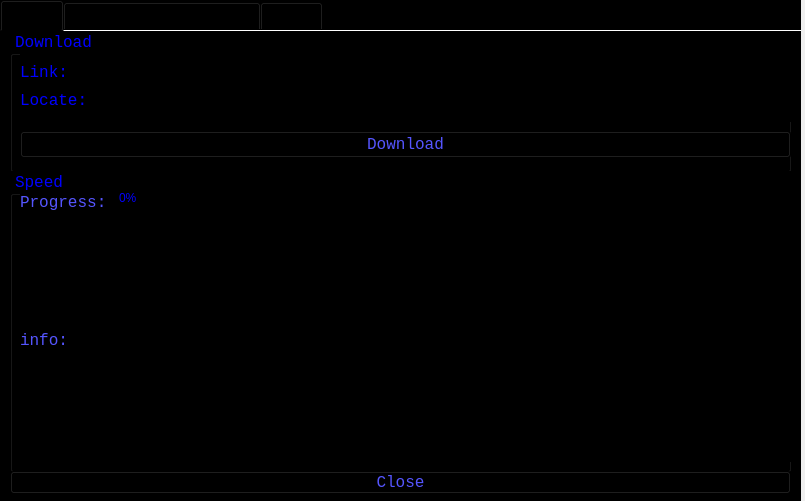
<?xml version="1.0" encoding="UTF-8"?>
<ui version="4.0">
 <class>MainWindow</class>
 <widget class="QMainWindow" name="MainWindow">
  <property name="geometry">
   <rect>
    <x>0</x>
    <y>0</y>
    <width>805</width>
    <height>501</height>
   </rect>
  </property>
  <property name="minimumSize">
   <size>
    <width>805</width>
    <height>501</height>
   </size>
  </property>
  <property name="maximumSize">
   <size>
    <width>805</width>
    <height>501</height>
   </size>
  </property>
  <property name="sizeIncrement">
   <size>
    <width>805</width>
    <height>501</height>
   </size>
  </property>
  <property name="baseSize">
   <size>
    <width>805</width>
    <height>501</height>
   </size>
  </property>
  <property name="font">
   <font>
    <family>Consolas</family>
    <pointsize>14</pointsize>
   </font>
  </property>
  <property name="windowTitle">
   <string>Downlodaer</string>
  </property>
  <property name="windowIcon">
   <iconset theme="1">
    <normaloff>C:/Users/Administrator/.designer/backup</normaloff>C:/Users/Administrator/.designer/backup</iconset>
  </property>
  <widget class="QWidget" name="centralwidget">
   <widget class="QTabWidget" name="tabWidget">
    <property name="geometry">
     <rect>
      <x>0</x>
      <y>0</y>
      <width>801</width>
      <height>501</height>
     </rect>
    </property>
    <property name="minimumSize">
     <size>
      <width>801</width>
      <height>501</height>
     </size>
    </property>
    <property name="maximumSize">
     <size>
      <width>801</width>
      <height>501</height>
     </size>
    </property>
    <property name="font">
     <font>
      <family>Consolas</family>
      <pointsize>12</pointsize>
     </font>
    </property>
    <property name="focusPolicy">
     <enum>Qt::TabFocus</enum>
    </property>
    <property name="contextMenuPolicy">
     <enum>Qt::DefaultContextMenu</enum>
    </property>
    <property name="styleSheet">
     <string notr="true">background-color: black;
border-color: rgb(0, 0, 0);
border-top-color: rgb(0, 0, 0);
border-right-color: rgb(0, 0, 0);
border-bottom-color: rgb(0, 0, 0);
border-left-color: rgb(0, 0, 0);
selection-background-color: rgb(0, 0, 0);</string>
    </property>
    <property name="currentIndex">
     <number>0</number>
    </property>
    <property name="elideMode">
     <enum>Qt::ElideMiddle</enum>
    </property>
    <property name="documentMode">
     <bool>true</bool>
    </property>
    <property name="tabsClosable">
     <bool>false</bool>
    </property>
    <property name="movable">
     <bool>true</bool>
    </property>
    <widget class="QWidget" name="tab">
     <property name="cursor">
      <cursorShape>ArrowCursor</cursorShape>
     </property>
     <property name="autoFillBackground">
      <bool>false</bool>
     </property>
     <property name="styleSheet">
      <string notr="true">color: black;</string>
     </property>
     <attribute name="title">
      <string>Main</string>
     </attribute>
     <widget class="QGroupBox" name="groupBox">
      <property name="geometry">
       <rect>
        <x>10</x>
        <y>0</y>
        <width>781</width>
        <height>141</height>
       </rect>
      </property>
      <property name="font">
       <font>
        <family>Consolas</family>
        <pointsize>12</pointsize>
        <weight>50</weight>
        <italic>false</italic>
        <bold>false</bold>
       </font>
      </property>
      <property name="styleSheet">
       <string notr="true">color:blue;
font: 12pt &quot;Consolas&quot;;</string>
      </property>
      <property name="title">
       <string>Download</string>
      </property>
      <widget class="QWidget" name="verticalLayoutWidget_3">
       <property name="geometry">
        <rect>
         <x>10</x>
         <y>20</y>
         <width>771</width>
         <height>71</height>
        </rect>
       </property>
       <layout class="QVBoxLayout" name="verticalLayout_3">
        <item>
         <layout class="QHBoxLayout" name="horizontalLayout">
          <item>
           <layout class="QVBoxLayout" name="verticalLayout">
            <item>
             <widget class="QLabel" name="label">
              <property name="palette">
               <palette>
                <active>
                 <colorrole role="WindowText">
                  <brush brushstyle="SolidPattern">
                   <color alpha="255">
                    <red>0</red>
                    <green>0</green>
                    <blue>255</blue>
                   </color>
                  </brush>
                 </colorrole>
                 <colorrole role="Button">
                  <brush brushstyle="SolidPattern">
                   <color alpha="255">
                    <red>0</red>
                    <green>0</green>
                    <blue>0</blue>
                   </color>
                  </brush>
                 </colorrole>
                 <colorrole role="Text">
                  <brush brushstyle="SolidPattern">
                   <color alpha="255">
                    <red>0</red>
                    <green>0</green>
                    <blue>255</blue>
                   </color>
                  </brush>
                 </colorrole>
                 <colorrole role="ButtonText">
                  <brush brushstyle="SolidPattern">
                   <color alpha="255">
                    <red>0</red>
                    <green>0</green>
                    <blue>255</blue>
                   </color>
                  </brush>
                 </colorrole>
                 <colorrole role="Base">
                  <brush brushstyle="SolidPattern">
                   <color alpha="255">
                    <red>0</red>
                    <green>0</green>
                    <blue>0</blue>
                   </color>
                  </brush>
                 </colorrole>
                 <colorrole role="Window">
                  <brush brushstyle="SolidPattern">
                   <color alpha="255">
                    <red>0</red>
                    <green>0</green>
                    <blue>0</blue>
                   </color>
                  </brush>
                 </colorrole>
                 <colorrole role="Highlight">
                  <brush brushstyle="SolidPattern">
                   <color alpha="255">
                    <red>0</red>
                    <green>0</green>
                    <blue>0</blue>
                   </color>
                  </brush>
                 </colorrole>
                 <colorrole role="PlaceholderText">
                  <brush brushstyle="NoBrush">
                   <color alpha="128">
                    <red>0</red>
                    <green>0</green>
                    <blue>255</blue>
                   </color>
                  </brush>
                 </colorrole>
                </active>
                <inactive>
                 <colorrole role="WindowText">
                  <brush brushstyle="SolidPattern">
                   <color alpha="255">
                    <red>0</red>
                    <green>0</green>
                    <blue>255</blue>
                   </color>
                  </brush>
                 </colorrole>
                 <colorrole role="Button">
                  <brush brushstyle="SolidPattern">
                   <color alpha="255">
                    <red>0</red>
                    <green>0</green>
                    <blue>0</blue>
                   </color>
                  </brush>
                 </colorrole>
                 <colorrole role="Text">
                  <brush brushstyle="SolidPattern">
                   <color alpha="255">
                    <red>0</red>
                    <green>0</green>
                    <blue>255</blue>
                   </color>
                  </brush>
                 </colorrole>
                 <colorrole role="ButtonText">
                  <brush brushstyle="SolidPattern">
                   <color alpha="255">
                    <red>0</red>
                    <green>0</green>
                    <blue>255</blue>
                   </color>
                  </brush>
                 </colorrole>
                 <colorrole role="Base">
                  <brush brushstyle="SolidPattern">
                   <color alpha="255">
                    <red>0</red>
                    <green>0</green>
                    <blue>0</blue>
                   </color>
                  </brush>
                 </colorrole>
                 <colorrole role="Window">
                  <brush brushstyle="SolidPattern">
                   <color alpha="255">
                    <red>0</red>
                    <green>0</green>
                    <blue>0</blue>
                   </color>
                  </brush>
                 </colorrole>
                 <colorrole role="Highlight">
                  <brush brushstyle="SolidPattern">
                   <color alpha="255">
                    <red>0</red>
                    <green>0</green>
                    <blue>0</blue>
                   </color>
                  </brush>
                 </colorrole>
                 <colorrole role="PlaceholderText">
                  <brush brushstyle="NoBrush">
                   <color alpha="128">
                    <red>0</red>
                    <green>0</green>
                    <blue>255</blue>
                   </color>
                  </brush>
                 </colorrole>
                </inactive>
                <disabled>
                 <colorrole role="WindowText">
                  <brush brushstyle="SolidPattern">
                   <color alpha="255">
                    <red>0</red>
                    <green>0</green>
                    <blue>255</blue>
                   </color>
                  </brush>
                 </colorrole>
                 <colorrole role="Button">
                  <brush brushstyle="SolidPattern">
                   <color alpha="255">
                    <red>0</red>
                    <green>0</green>
                    <blue>0</blue>
                   </color>
                  </brush>
                 </colorrole>
                 <colorrole role="Text">
                  <brush brushstyle="SolidPattern">
                   <color alpha="255">
                    <red>0</red>
                    <green>0</green>
                    <blue>255</blue>
                   </color>
                  </brush>
                 </colorrole>
                 <colorrole role="ButtonText">
                  <brush brushstyle="SolidPattern">
                   <color alpha="255">
                    <red>0</red>
                    <green>0</green>
                    <blue>255</blue>
                   </color>
                  </brush>
                 </colorrole>
                 <colorrole role="Base">
                  <brush brushstyle="SolidPattern">
                   <color alpha="255">
                    <red>0</red>
                    <green>0</green>
                    <blue>0</blue>
                   </color>
                  </brush>
                 </colorrole>
                 <colorrole role="Window">
                  <brush brushstyle="SolidPattern">
                   <color alpha="255">
                    <red>0</red>
                    <green>0</green>
                    <blue>0</blue>
                   </color>
                  </brush>
                 </colorrole>
                 <colorrole role="Highlight">
                  <brush brushstyle="SolidPattern">
                   <color alpha="255">
                    <red>0</red>
                    <green>0</green>
                    <blue>0</blue>
                   </color>
                  </brush>
                 </colorrole>
                 <colorrole role="PlaceholderText">
                  <brush brushstyle="NoBrush">
                   <color alpha="128">
                    <red>0</red>
                    <green>0</green>
                    <blue>255</blue>
                   </color>
                  </brush>
                 </colorrole>
                </disabled>
               </palette>
              </property>
              <property name="font">
               <font>
                <family>Consolas</family>
                <pointsize>12</pointsize>
                <weight>50</weight>
                <italic>false</italic>
                <bold>false</bold>
               </font>
              </property>
              <property name="text">
               <string>Link:</string>
              </property>
             </widget>
            </item>
            <item>
             <widget class="QLabel" name="label_2">
              <property name="palette">
               <palette>
                <active>
                 <colorrole role="WindowText">
                  <brush brushstyle="SolidPattern">
                   <color alpha="255">
                    <red>0</red>
                    <green>0</green>
                    <blue>255</blue>
                   </color>
                  </brush>
                 </colorrole>
                 <colorrole role="Button">
                  <brush brushstyle="SolidPattern">
                   <color alpha="255">
                    <red>0</red>
                    <green>0</green>
                    <blue>0</blue>
                   </color>
                  </brush>
                 </colorrole>
                 <colorrole role="Text">
                  <brush brushstyle="SolidPattern">
                   <color alpha="255">
                    <red>0</red>
                    <green>0</green>
                    <blue>255</blue>
                   </color>
                  </brush>
                 </colorrole>
                 <colorrole role="ButtonText">
                  <brush brushstyle="SolidPattern">
                   <color alpha="255">
                    <red>0</red>
                    <green>0</green>
                    <blue>255</blue>
                   </color>
                  </brush>
                 </colorrole>
                 <colorrole role="Base">
                  <brush brushstyle="SolidPattern">
                   <color alpha="255">
                    <red>0</red>
                    <green>0</green>
                    <blue>0</blue>
                   </color>
                  </brush>
                 </colorrole>
                 <colorrole role="Window">
                  <brush brushstyle="SolidPattern">
                   <color alpha="255">
                    <red>0</red>
                    <green>0</green>
                    <blue>0</blue>
                   </color>
                  </brush>
                 </colorrole>
                 <colorrole role="Highlight">
                  <brush brushstyle="SolidPattern">
                   <color alpha="255">
                    <red>0</red>
                    <green>0</green>
                    <blue>0</blue>
                   </color>
                  </brush>
                 </colorrole>
                 <colorrole role="PlaceholderText">
                  <brush brushstyle="NoBrush">
                   <color alpha="128">
                    <red>0</red>
                    <green>0</green>
                    <blue>255</blue>
                   </color>
                  </brush>
                 </colorrole>
                </active>
                <inactive>
                 <colorrole role="WindowText">
                  <brush brushstyle="SolidPattern">
                   <color alpha="255">
                    <red>0</red>
                    <green>0</green>
                    <blue>255</blue>
                   </color>
                  </brush>
                 </colorrole>
                 <colorrole role="Button">
                  <brush brushstyle="SolidPattern">
                   <color alpha="255">
                    <red>0</red>
                    <green>0</green>
                    <blue>0</blue>
                   </color>
                  </brush>
                 </colorrole>
                 <colorrole role="Text">
                  <brush brushstyle="SolidPattern">
                   <color alpha="255">
                    <red>0</red>
                    <green>0</green>
                    <blue>255</blue>
                   </color>
                  </brush>
                 </colorrole>
                 <colorrole role="ButtonText">
                  <brush brushstyle="SolidPattern">
                   <color alpha="255">
                    <red>0</red>
                    <green>0</green>
                    <blue>255</blue>
                   </color>
                  </brush>
                 </colorrole>
                 <colorrole role="Base">
                  <brush brushstyle="SolidPattern">
                   <color alpha="255">
                    <red>0</red>
                    <green>0</green>
                    <blue>0</blue>
                   </color>
                  </brush>
                 </colorrole>
                 <colorrole role="Window">
                  <brush brushstyle="SolidPattern">
                   <color alpha="255">
                    <red>0</red>
                    <green>0</green>
                    <blue>0</blue>
                   </color>
                  </brush>
                 </colorrole>
                 <colorrole role="Highlight">
                  <brush brushstyle="SolidPattern">
                   <color alpha="255">
                    <red>0</red>
                    <green>0</green>
                    <blue>0</blue>
                   </color>
                  </brush>
                 </colorrole>
                 <colorrole role="PlaceholderText">
                  <brush brushstyle="NoBrush">
                   <color alpha="128">
                    <red>0</red>
                    <green>0</green>
                    <blue>255</blue>
                   </color>
                  </brush>
                 </colorrole>
                </inactive>
                <disabled>
                 <colorrole role="WindowText">
                  <brush brushstyle="SolidPattern">
                   <color alpha="255">
                    <red>0</red>
                    <green>0</green>
                    <blue>255</blue>
                   </color>
                  </brush>
                 </colorrole>
                 <colorrole role="Button">
                  <brush brushstyle="SolidPattern">
                   <color alpha="255">
                    <red>0</red>
                    <green>0</green>
                    <blue>0</blue>
                   </color>
                  </brush>
                 </colorrole>
                 <colorrole role="Text">
                  <brush brushstyle="SolidPattern">
                   <color alpha="255">
                    <red>0</red>
                    <green>0</green>
                    <blue>255</blue>
                   </color>
                  </brush>
                 </colorrole>
                 <colorrole role="ButtonText">
                  <brush brushstyle="SolidPattern">
                   <color alpha="255">
                    <red>0</red>
                    <green>0</green>
                    <blue>255</blue>
                   </color>
                  </brush>
                 </colorrole>
                 <colorrole role="Base">
                  <brush brushstyle="SolidPattern">
                   <color alpha="255">
                    <red>0</red>
                    <green>0</green>
                    <blue>0</blue>
                   </color>
                  </brush>
                 </colorrole>
                 <colorrole role="Window">
                  <brush brushstyle="SolidPattern">
                   <color alpha="255">
                    <red>0</red>
                    <green>0</green>
                    <blue>0</blue>
                   </color>
                  </brush>
                 </colorrole>
                 <colorrole role="Highlight">
                  <brush brushstyle="SolidPattern">
                   <color alpha="255">
                    <red>0</red>
                    <green>0</green>
                    <blue>0</blue>
                   </color>
                  </brush>
                 </colorrole>
                 <colorrole role="PlaceholderText">
                  <brush brushstyle="NoBrush">
                   <color alpha="128">
                    <red>0</red>
                    <green>0</green>
                    <blue>255</blue>
                   </color>
                  </brush>
                 </colorrole>
                </disabled>
               </palette>
              </property>
              <property name="font">
               <font>
                <family>Consolas</family>
                <pointsize>12</pointsize>
                <weight>50</weight>
                <italic>false</italic>
                <bold>false</bold>
               </font>
              </property>
              <property name="text">
               <string>Locate:</string>
              </property>
             </widget>
            </item>
           </layout>
          </item>
          <item>
           <layout class="QVBoxLayout" name="verticalLayout_2">
            <item>
             <widget class="QLineEdit" name="lineEdit"/>
            </item>
            <item>
             <widget class="QLineEdit" name="lineEdit_2"/>
            </item>
           </layout>
          </item>
         </layout>
        </item>
       </layout>
      </widget>
      <widget class="QPushButton" name="pushButton">
       <property name="geometry">
        <rect>
         <x>10</x>
         <y>100</y>
         <width>771</width>
         <height>27</height>
        </rect>
       </property>
       <property name="font">
        <font>
         <family>Consolas</family>
         <pointsize>12</pointsize>
         <weight>50</weight>
         <italic>false</italic>
         <bold>false</bold>
        </font>
       </property>
       <property name="styleSheet">
        <string notr="true">color:rgb(85,85,255)</string>
       </property>
       <property name="text">
        <string>Download</string>
       </property>
      </widget>
     </widget>
     <widget class="QGroupBox" name="groupBox_2">
      <property name="geometry">
       <rect>
        <x>10</x>
        <y>140</y>
        <width>781</width>
        <height>301</height>
       </rect>
      </property>
      <property name="font">
       <font>
        <family>Consolas</family>
        <pointsize>12</pointsize>
        <weight>50</weight>
        <italic>false</italic>
        <bold>false</bold>
       </font>
      </property>
      <property name="styleSheet">
       <string notr="true">color:blue;
font: 12pt &quot;Consolas&quot;;</string>
      </property>
      <property name="title">
       <string>Speed</string>
      </property>
      <widget class="QWidget" name="gridLayoutWidget">
       <property name="geometry">
        <rect>
         <x>10</x>
         <y>20</y>
         <width>771</width>
         <height>271</height>
        </rect>
       </property>
       <layout class="QGridLayout" name="gridLayout">
        <item row="1" column="0">
         <widget class="QLabel" name="label_4">
          <property name="font">
           <font>
            <family>Consolas</family>
            <pointsize>12</pointsize>
            <weight>50</weight>
            <italic>false</italic>
            <bold>false</bold>
           </font>
          </property>
          <property name="styleSheet">
           <string notr="true">color:rgb(85,85,255)</string>
          </property>
          <property name="text">
           <string>info:</string>
          </property>
         </widget>
        </item>
        <item row="0" column="0">
         <widget class="QLabel" name="label_3">
          <property name="font">
           <font>
            <family>Consolas</family>
            <pointsize>12</pointsize>
            <weight>50</weight>
            <italic>false</italic>
            <bold>false</bold>
           </font>
          </property>
          <property name="styleSheet">
           <string notr="true">color:rgb(85,85,255)</string>
          </property>
          <property name="text">
           <string>Progress:</string>
          </property>
         </widget>
        </item>
        <item row="0" column="2">
         <widget class="QProgressBar" name="progressBar">
          <property name="palette">
           <palette>
            <active>
             <colorrole role="WindowText">
              <brush brushstyle="SolidPattern">
               <color alpha="255">
                <red>0</red>
                <green>0</green>
                <blue>255</blue>
               </color>
              </brush>
             </colorrole>
             <colorrole role="Button">
              <brush brushstyle="SolidPattern">
               <color alpha="255">
                <red>0</red>
                <green>0</green>
                <blue>0</blue>
               </color>
              </brush>
             </colorrole>
             <colorrole role="Light">
              <brush brushstyle="SolidPattern">
               <color alpha="255">
                <red>170</red>
                <green>170</green>
                <blue>127</blue>
               </color>
              </brush>
             </colorrole>
             <colorrole role="Text">
              <brush brushstyle="SolidPattern">
               <color alpha="255">
                <red>0</red>
                <green>0</green>
                <blue>255</blue>
               </color>
              </brush>
             </colorrole>
             <colorrole role="ButtonText">
              <brush brushstyle="SolidPattern">
               <color alpha="255">
                <red>0</red>
                <green>0</green>
                <blue>255</blue>
               </color>
              </brush>
             </colorrole>
             <colorrole role="Base">
              <brush brushstyle="SolidPattern">
               <color alpha="255">
                <red>0</red>
                <green>0</green>
                <blue>0</blue>
               </color>
              </brush>
             </colorrole>
             <colorrole role="Window">
              <brush brushstyle="SolidPattern">
               <color alpha="255">
                <red>0</red>
                <green>0</green>
                <blue>0</blue>
               </color>
              </brush>
             </colorrole>
             <colorrole role="Highlight">
              <brush brushstyle="SolidPattern">
               <color alpha="255">
                <red>0</red>
                <green>0</green>
                <blue>0</blue>
               </color>
              </brush>
             </colorrole>
             <colorrole role="PlaceholderText">
              <brush brushstyle="NoBrush">
               <color alpha="128">
                <red>0</red>
                <green>0</green>
                <blue>255</blue>
               </color>
              </brush>
             </colorrole>
            </active>
            <inactive>
             <colorrole role="WindowText">
              <brush brushstyle="SolidPattern">
               <color alpha="255">
                <red>0</red>
                <green>0</green>
                <blue>255</blue>
               </color>
              </brush>
             </colorrole>
             <colorrole role="Button">
              <brush brushstyle="SolidPattern">
               <color alpha="255">
                <red>0</red>
                <green>0</green>
                <blue>0</blue>
               </color>
              </brush>
             </colorrole>
             <colorrole role="Light">
              <brush brushstyle="SolidPattern">
               <color alpha="255">
                <red>170</red>
                <green>170</green>
                <blue>127</blue>
               </color>
              </brush>
             </colorrole>
             <colorrole role="Text">
              <brush brushstyle="SolidPattern">
               <color alpha="255">
                <red>0</red>
                <green>0</green>
                <blue>255</blue>
               </color>
              </brush>
             </colorrole>
             <colorrole role="ButtonText">
              <brush brushstyle="SolidPattern">
               <color alpha="255">
                <red>0</red>
                <green>0</green>
                <blue>255</blue>
               </color>
              </brush>
             </colorrole>
             <colorrole role="Base">
              <brush brushstyle="SolidPattern">
               <color alpha="255">
                <red>0</red>
                <green>0</green>
                <blue>0</blue>
               </color>
              </brush>
             </colorrole>
             <colorrole role="Window">
              <brush brushstyle="SolidPattern">
               <color alpha="255">
                <red>0</red>
                <green>0</green>
                <blue>0</blue>
               </color>
              </brush>
             </colorrole>
             <colorrole role="Highlight">
              <brush brushstyle="SolidPattern">
               <color alpha="255">
                <red>0</red>
                <green>0</green>
                <blue>0</blue>
               </color>
              </brush>
             </colorrole>
             <colorrole role="PlaceholderText">
              <brush brushstyle="NoBrush">
               <color alpha="128">
                <red>0</red>
                <green>0</green>
                <blue>255</blue>
               </color>
              </brush>
             </colorrole>
            </inactive>
            <disabled>
             <colorrole role="WindowText">
              <brush brushstyle="SolidPattern">
               <color alpha="255">
                <red>0</red>
                <green>0</green>
                <blue>255</blue>
               </color>
              </brush>
             </colorrole>
             <colorrole role="Button">
              <brush brushstyle="SolidPattern">
               <color alpha="255">
                <red>0</red>
                <green>0</green>
                <blue>0</blue>
               </color>
              </brush>
             </colorrole>
             <colorrole role="Light">
              <brush brushstyle="SolidPattern">
               <color alpha="255">
                <red>170</red>
                <green>170</green>
                <blue>127</blue>
               </color>
              </brush>
             </colorrole>
             <colorrole role="Text">
              <brush brushstyle="SolidPattern">
               <color alpha="255">
                <red>0</red>
                <green>0</green>
                <blue>255</blue>
               </color>
              </brush>
             </colorrole>
             <colorrole role="ButtonText">
              <brush brushstyle="SolidPattern">
               <color alpha="255">
                <red>0</red>
                <green>0</green>
                <blue>255</blue>
               </color>
              </brush>
             </colorrole>
             <colorrole role="Base">
              <brush brushstyle="SolidPattern">
               <color alpha="255">
                <red>0</red>
                <green>0</green>
                <blue>0</blue>
               </color>
              </brush>
             </colorrole>
             <colorrole role="Window">
              <brush brushstyle="SolidPattern">
               <color alpha="255">
                <red>0</red>
                <green>0</green>
                <blue>0</blue>
               </color>
              </brush>
             </colorrole>
             <colorrole role="Highlight">
              <brush brushstyle="SolidPattern">
               <color alpha="255">
                <red>0</red>
                <green>0</green>
                <blue>0</blue>
               </color>
              </brush>
             </colorrole>
             <colorrole role="PlaceholderText">
              <brush brushstyle="NoBrush">
               <color alpha="128">
                <red>0</red>
                <green>0</green>
                <blue>255</blue>
               </color>
              </brush>
             </colorrole>
            </disabled>
           </palette>
          </property>
          <property name="value">
           <number>0</number>
          </property>
         </widget>
        </item>
        <item row="1" column="1" colspan="2">
         <widget class="QTextBrowser" name="textBrowser">
          <property name="font">
           <font>
            <family>Consolas</family>
            <pointsize>12</pointsize>
            <weight>50</weight>
            <italic>false</italic>
            <bold>false</bold>
           </font>
          </property>
          <property name="styleSheet">
           <string notr="true">color:rgb(85,85,255)</string>
          </property>
         </widget>
        </item>
       </layout>
      </widget>
     </widget>
     <widget class="QPushButton" name="pushButton_2">
      <property name="geometry">
       <rect>
        <x>10</x>
        <y>440</y>
        <width>781</width>
        <height>23</height>
       </rect>
      </property>
      <property name="font">
       <font>
        <family>Consolas</family>
        <pointsize>12</pointsize>
       </font>
      </property>
      <property name="styleSheet">
       <string notr="true">color:rgb(85,85,255)</string>
      </property>
      <property name="text">
       <string>Close</string>
      </property>
     </widget>
    </widget>
    <widget class="QWidget" name="tab_2">
     <attribute name="title">
      <string>Settings and About</string>
     </attribute>
     <widget class="QTabWidget" name="tabWidget_2">
      <property name="geometry">
       <rect>
        <x>10</x>
        <y>270</y>
        <width>781</width>
        <height>181</height>
       </rect>
      </property>
      <property name="font">
       <font>
        <family>Consolas</family>
        <pointsize>12</pointsize>
        <weight>50</weight>
        <bold>false</bold>
       </font>
      </property>
      <property name="styleSheet">
       <string notr="true">color:rgb(85, 85, 255);
background-color: rgb(0, 0, 0);</string>
      </property>
      <property name="currentIndex">
       <number>0</number>
      </property>
      <property name="documentMode">
       <bool>true</bool>
      </property>
      <property name="movable">
       <bool>true</bool>
      </property>
      <widget class="QWidget" name="tab_3">
       <attribute name="title">
        <string>About</string>
       </attribute>
       <widget class="QWidget" name="verticalLayoutWidget_4">
        <property name="geometry">
         <rect>
          <x>10</x>
          <y>0</y>
          <width>761</width>
          <height>141</height>
         </rect>
        </property>
        <layout class="QVBoxLayout" name="verticalLayout_4">
         <item>
          <widget class="QGroupBox" name="groupBox_6">
           <property name="font">
            <font>
             <family>Consolas</family>
             <pointsize>12</pointsize>
            </font>
           </property>
           <property name="title">
            <string>Links</string>
           </property>
           <widget class="QPushButton" name="pushButton_3">
            <property name="geometry">
             <rect>
              <x>60</x>
              <y>30</y>
              <width>691</width>
              <height>23</height>
             </rect>
            </property>
            <property name="font">
             <font>
              <family>Consolas</family>
              <pointsize>12</pointsize>
             </font>
            </property>
            <property name="text">
             <string>Open Fast Link</string>
            </property>
           </widget>
           <widget class="QGroupBox" name="groupBox_5">
            <property name="geometry">
             <rect>
              <x>10</x>
              <y>70</y>
              <width>759</width>
              <height>67</height>
             </rect>
            </property>
            <property name="font">
             <font>
              <family>Consolas</family>
              <pointsize>12</pointsize>
             </font>
            </property>
            <property name="title">
             <string>About</string>
            </property>
            <widget class="QLabel" name="label_7">
             <property name="geometry">
              <rect>
               <x>60</x>
               <y>20</y>
               <width>681</width>
               <height>21</height>
              </rect>
             </property>
             <property name="font">
              <font>
               <family>Consolas</family>
               <pointsize>12</pointsize>
              </font>
             </property>
             <property name="text">
              <string>(c) 2021 import net.minecraft,All rights resirved.</string>
             </property>
            </widget>
           </widget>
          </widget>
         </item>
        </layout>
       </widget>
      </widget>
      <widget class="QWidget" name="tab_4">
       <attribute name="title">
        <string>Log</string>
       </attribute>
       <widget class="QTextBrowser" name="textBrowser_2">
        <property name="geometry">
         <rect>
          <x>0</x>
          <y>0</y>
          <width>761</width>
          <height>141</height>
         </rect>
        </property>
        <property name="font">
         <font>
          <family>Consolas</family>
          <pointsize>12</pointsize>
         </font>
        </property>
        <property name="styleSheet">
         <string notr="true">color:rgb(85,85,255)</string>
        </property>
       </widget>
      </widget>
     </widget>
     <widget class="QWidget" name="verticalLayoutWidget_5">
      <property name="geometry">
       <rect>
        <x>10</x>
        <y>0</y>
        <width>781</width>
        <height>271</height>
       </rect>
      </property>
      <layout class="QVBoxLayout" name="verticalLayout_5">
       <item>
        <widget class="QLabel" name="label_5">
         <property name="font">
          <font>
           <family>Consolas</family>
           <pointsize>20</pointsize>
          </font>
         </property>
         <property name="styleSheet">
          <string notr="true">color:rgb(85, 85, 255);</string>
         </property>
         <property name="text">
          <string>Version:v1.7rc1</string>
         </property>
        </widget>
       </item>
       <item>
        <widget class="QSlider" name="horizontalSlider">
         <property name="styleSheet">
          <string notr="true">color:blue;
background-color: rgb(0, 0, 0);
border-color: rgb(0, 0, 0);
selection-color: rgb(0, 0, 0);
alternate-background-color: rgb(0, 0, 0);</string>
         </property>
         <property name="maximum">
          <number>1000</number>
         </property>
         <property name="pageStep">
          <number>1</number>
         </property>
         <property name="orientation">
          <enum>Qt::Horizontal</enum>
         </property>
        </widget>
       </item>
       <item>
        <widget class="QGroupBox" name="groupBox_3">
         <property name="font">
          <font>
           <family>Consolas</family>
           <pointsize>12</pointsize>
          </font>
         </property>
         <property name="styleSheet">
          <string notr="true">color:rgb(255,0,0);</string>
         </property>
         <property name="title">
          <string>Spyder Settings</string>
         </property>
         <widget class="QCheckBox" name="checkBox">
          <property name="geometry">
           <rect>
            <x>30</x>
            <y>40</y>
            <width>201</width>
            <height>21</height>
           </rect>
          </property>
          <property name="font">
           <font>
            <family>Consolas</family>
            <pointsize>12</pointsize>
           </font>
          </property>
          <property name="styleSheet">
           <string notr="true">color:rgb(85, 85, 255);</string>
          </property>
          <property name="text">
           <string>Don't use User-Agent</string>
          </property>
         </widget>
         <widget class="QLabel" name="label_6">
          <property name="geometry">
           <rect>
            <x>30</x>
            <y>20</y>
            <width>111</width>
            <height>21</height>
           </rect>
          </property>
          <property name="font">
           <font>
            <family>Consolas</family>
            <pointsize>12</pointsize>
           </font>
          </property>
          <property name="styleSheet">
           <string notr="true">color:rgb(85, 85, 255);</string>
          </property>
          <property name="text">
           <string>User-Agent:</string>
          </property>
         </widget>
         <widget class="QLineEdit" name="lineEdit_3">
          <property name="geometry">
           <rect>
            <x>140</x>
            <y>20</y>
            <width>621</width>
            <height>21</height>
           </rect>
          </property>
         </widget>
        </widget>
       </item>
       <item>
        <widget class="QGroupBox" name="groupBox_4">
         <property name="font">
          <font>
           <family>Consolas</family>
           <pointsize>12</pointsize>
          </font>
         </property>
         <property name="styleSheet">
          <string notr="true">color: rgb(255,0,0);</string>
         </property>
         <property name="title">
          <string>Info Settings</string>
         </property>
         <widget class="QCheckBox" name="checkBox_2">
          <property name="geometry">
           <rect>
            <x>30</x>
            <y>20</y>
            <width>201</width>
            <height>16</height>
           </rect>
          </property>
          <property name="font">
           <font>
            <family>Consolas</family>
            <pointsize>12</pointsize>
           </font>
          </property>
          <property name="styleSheet">
           <string notr="true">color: rgb(85, 85, 255);</string>
          </property>
          <property name="text">
           <string>Don't show speed</string>
          </property>
          <property name="checked">
           <bool>false</bool>
          </property>
         </widget>
         <widget class="QCheckBox" name="checkBox_3">
          <property name="geometry">
           <rect>
            <x>30</x>
            <y>40</y>
            <width>201</width>
            <height>16</height>
           </rect>
          </property>
          <property name="font">
           <font>
            <family>Consolas</family>
            <pointsize>12</pointsize>
           </font>
          </property>
          <property name="styleSheet">
           <string notr="true">color: rgb(85, 85, 255);</string>
          </property>
          <property name="text">
           <string>Don't show exceptions</string>
          </property>
          <property name="checked">
           <bool>false</bool>
          </property>
          <property name="tristate">
           <bool>false</bool>
          </property>
         </widget>
        </widget>
       </item>
       <item>
        <widget class="QCheckBox" name="checkBox_4">
         <property name="font">
          <font>
           <family>Consolas</family>
           <pointsize>12</pointsize>
          </font>
         </property>
         <property name="styleSheet">
          <string notr="true">color:rgb(85, 85, 255);</string>
         </property>
         <property name="text">
          <string>Use Chinese</string>
         </property>
        </widget>
       </item>
      </layout>
     </widget>
    </widget>
    <widget class="QWidget" name="tab_5">
     <attribute name="title">
      <string>None</string>
     </attribute>
    </widget>
   </widget>
  </widget>
 </widget>
 <resources/>
 <connections/>
</ui>
